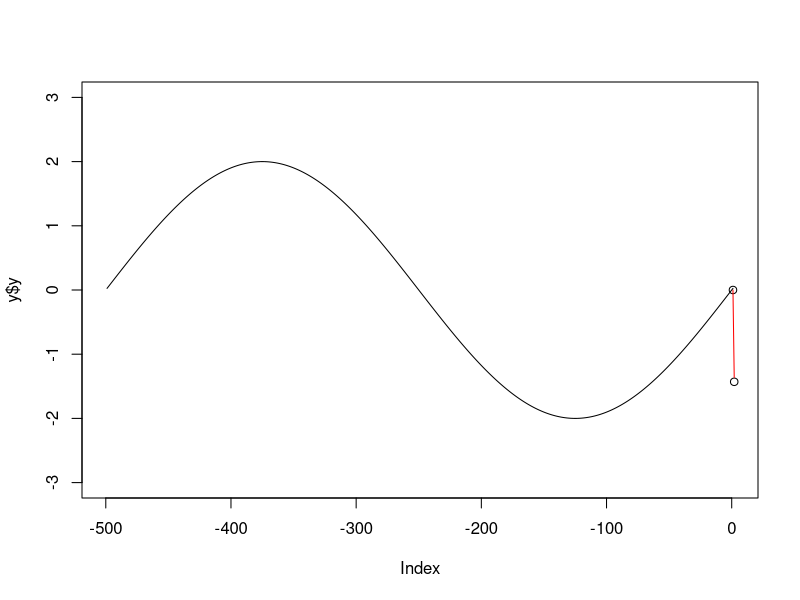
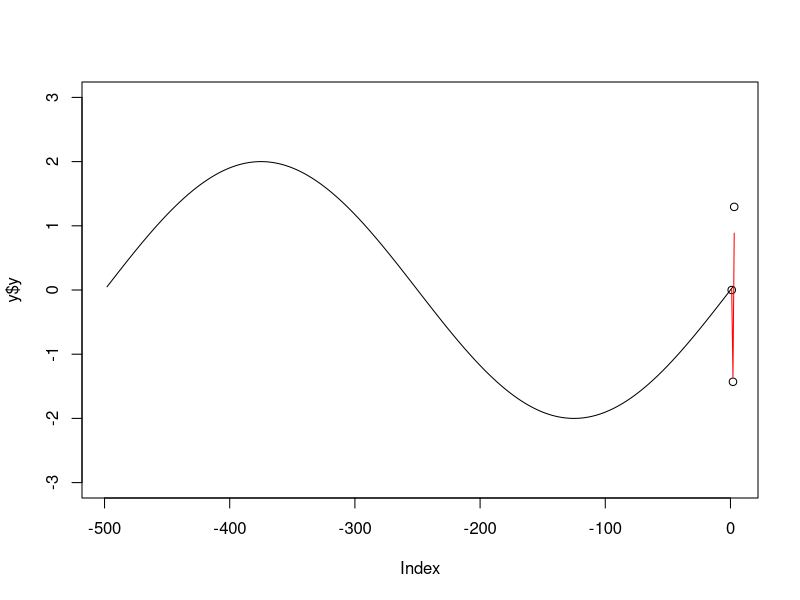
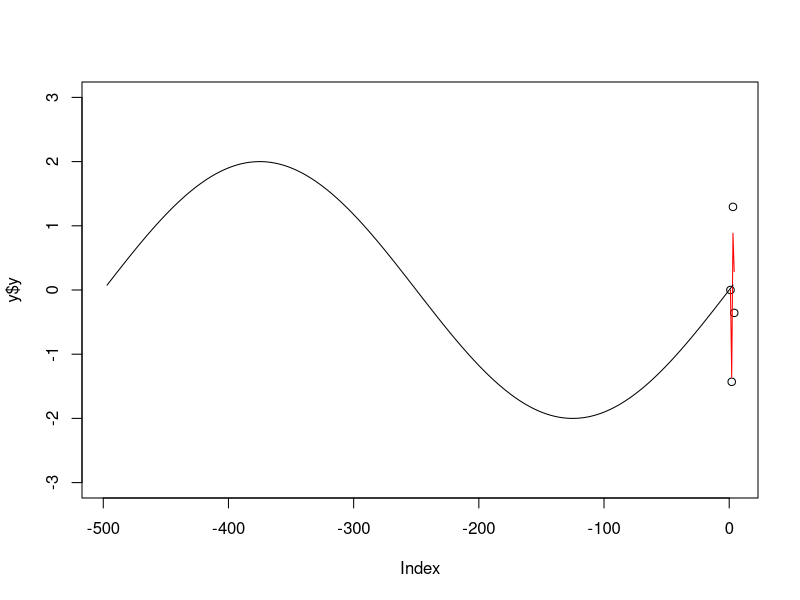
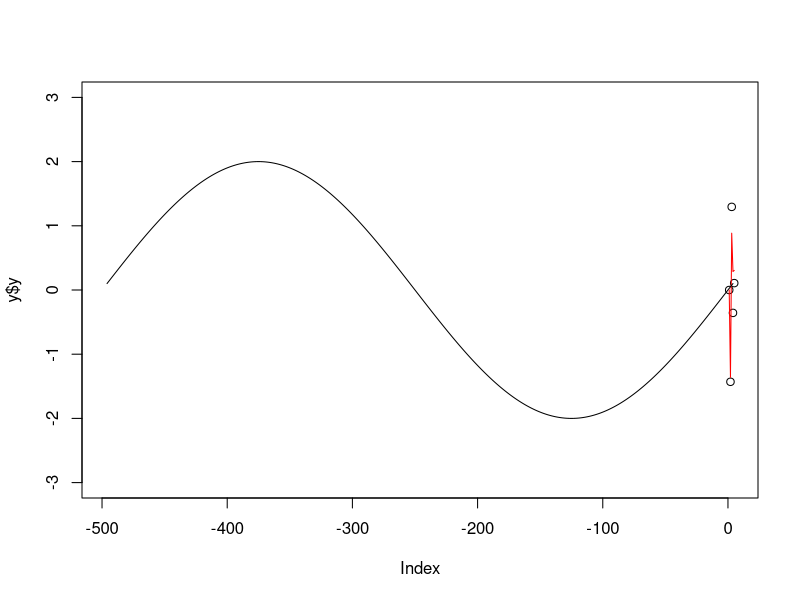
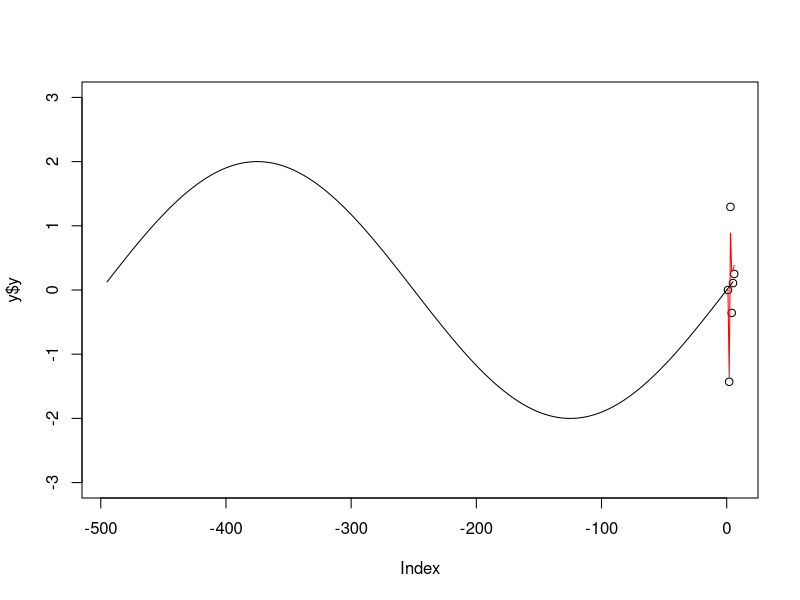
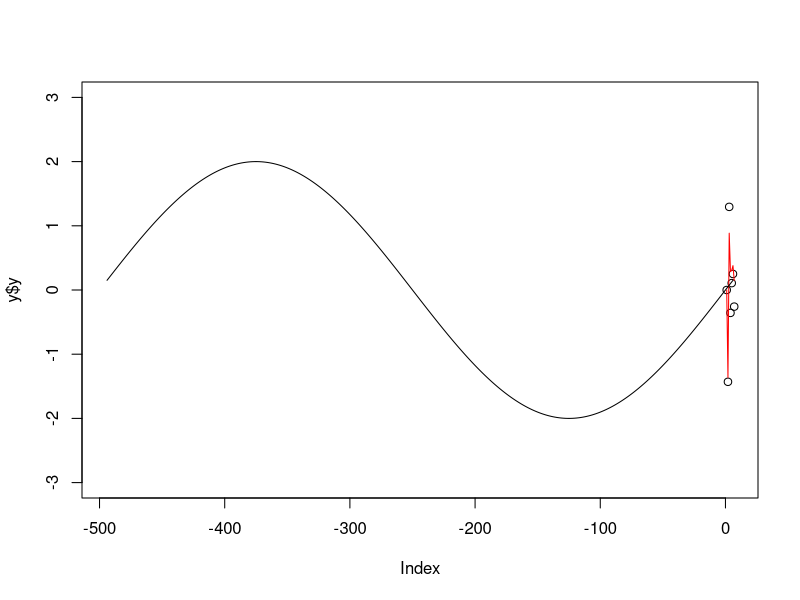
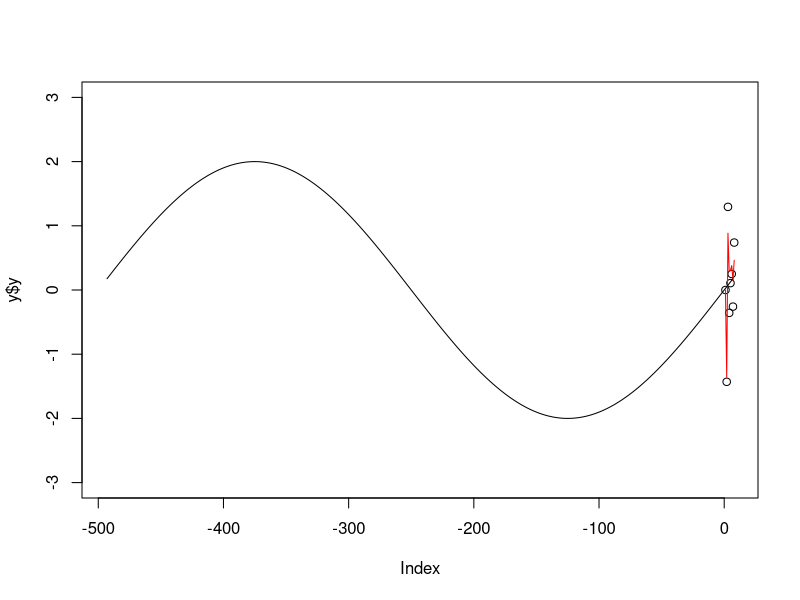
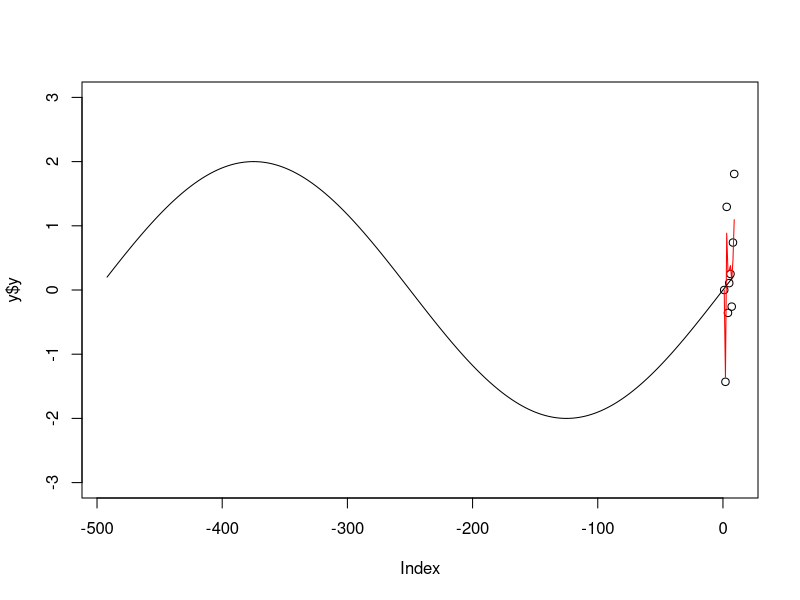

Recreate these plots in R, in order. (Note: a time limit stopped this script after it produced the figures.)
set.seed(5)

#R - obs noise cov
#Q - proc noise cov
#H - obs func 
H = matrix(c(1,0),nrow=1)
R = diag(10,1)
Q = matrix(c(.0000001,0,0,0.00001),2)
f = matrix(c(1,0,1,1), nrow=2)

prd = function(x_, p_){
    x = f%*%x_
    p = f%*%p_%*%t(f) + Q
    list(x=x,p=p)
}

upd = function(z, xh, p_){
    e = z - H%*%(xh)
    Se = R + H %*% p_ %*% t(H)
    K = p_ %*% t(H) %*% solve(Se)
    xp = xh + K%*%e
    pp = (diag(ncol(p_)) - K%*%H)%*%p_%*%t(diag(ncol(p_)) - K%*%H) + K%*%R%*%t(K)
    list(x=xp, p=pp)
}

y1 = (sin(2*pi*1:500/500)*2+rnorm(500,0,1))


y = data.frame(y=y1, yd=0)
y$yh = 0
y$se = 100

xh = c(0,0)
S = diag(100,2)
for(i in 1:nrow(y)){
    print(i)
    pd = prd(xh, S)
    xh = pd$x
    S = pd$p
    up = upd(y[i,"y"], xh, S)
    xh = up$x
    S = up$p
    y[i:nrow(y),"yh"] = xh[1,1]
    y[i:nrow(y),"se"] = S[1,1]
}

png(file="sin_kf.png")
plot(y$y)
lines(y$yh, col="red")
lines(y$yh+2*y$se, col="green")
lines(y$yh-2*y$se, col="blue")
lines(sin(2*pi*1:500/500)*2)
dev.off()

print("Enter for live filtering...")
readline()


y1 = (sin(2*pi*1:500/500)*2+rnorm(500,0,1))


y = data.frame(z=0, y=0, yh=0, se=100)
xh = c(0,0)
S = diag(100,2)
i = 0
while(T){
    i = i+1
    z = sin(2*pi*i/500)*2
    yn = z+rnorm(1,0,1)
    pd = prd(xh, S)
    xh = pd$x
    S = pd$p
    up = upd(yn, xh, S)
    xh = up$x
    S = up$p
    y = rbind(y, data.frame(z=z, y=yn, yh=xh[1,1], se=S[1,1]))
    if(nrow(y)>600)y[-(1:100),]
    
    plot(y$y, ylim=c(-3,3), xlim=c(i-500,i))
    lines(y$yh, col="red")
    lines(y$yh+2*y$se, col="green")
    lines(y$yh-2*y$se, col="blue")
    lines(y=sin(2*pi*((i-500):i)/500)*2,x=(i-500):i)
    Sys.sleep(.1)
}
